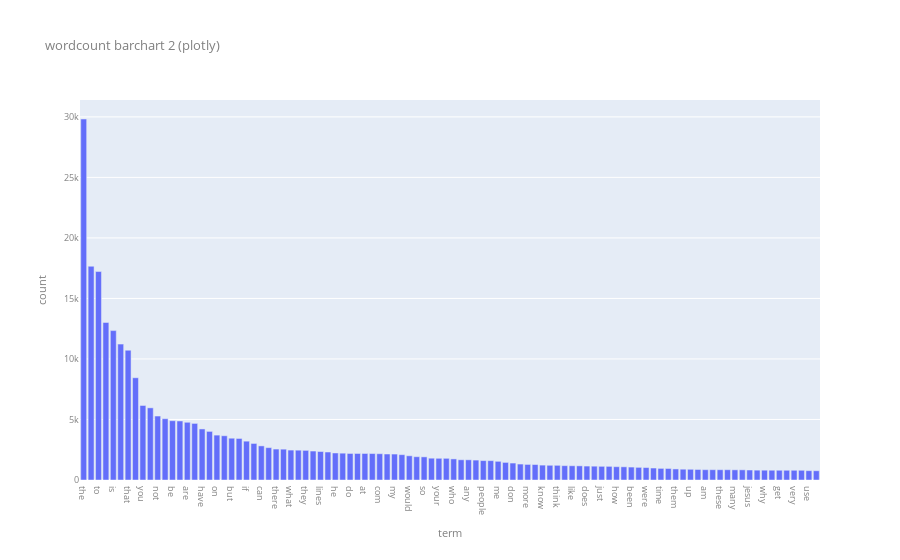
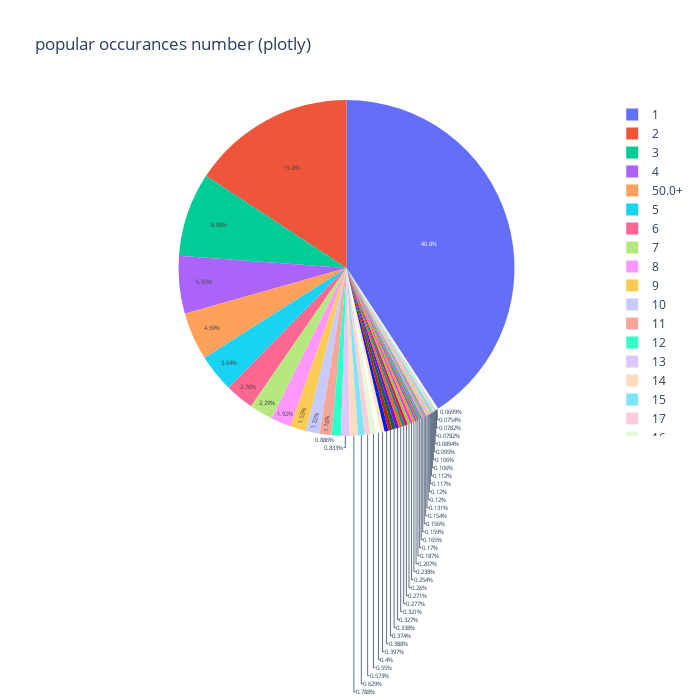

Notebook cell for these charts, in order:
### Markdown cell above
### >>> **Exercise 14 (take home):** 
The chart above only contains 300 vocabulary in the documents, and it's already computationally intensive to both compute and visualize. Can you efficiently reduce the number of terms you want to visualize as an exercise.

### Code cell
# Answer here
from functools import reduce
MIN_AMOUNT = 100
MAX_VALUES_IN_STRING = 15

# 1st way: remove words with few occurrences, then sort the much smaller dataframe and view the top values
fig = px.bar(bar_df[bar_df['count'] > MIN_AMOUNT].sort_values(by="count", ascending=False)[:MIN_AMOUNT],
             x = 'term', y = 'count',
             title = "wordcount barchart 2 (plotly)")
fig.update_layout(
    font=dict(
        size=9,
        color="gray"
    )
)
fig.show()


# 2nd way: sum up the amout of terms appearing a certain amount of times.
# this can be used to see how many terms are non-repetitive, and often gets ignored in other visualizations.
# shown as a pie chart to show the proportions of frequent words to unique words.

#used later for making list into string and shortening it to limited amount of items  
def minimize_list(li: list, join_str: str, max_val: int) -> str:
    res = ""
    if(len(li) <= max_val):
        res = join_str.join(li)
    else: 
        res = (join_str.join(li[:max_val]) + "...")
    return res

# group the terms by the amount of times they appear in the db, the split into 2 groups farther group the more common words to 1 row (to be added as 1 to the unfrequent list)
by_terms_amount = pd.DataFrame(bar_df.groupby('count').apply(lambda x:[x["count"].iloc[0], len(x["term"]), x["term"].tolist()]).tolist(), 
                               columns=["count_per_term", "term_count", "terms"])
top_unfreq_occurances = by_terms_amount[by_terms_amount["count_per_term"] < (MIN_AMOUNT)/2]
top_freq_occurances = by_terms_amount[by_terms_amount["count_per_term"] >= (MIN_AMOUNT)/2]
freq_occurances_terms = list(reduce(lambda x, y: x + y, top_freq_occurances["terms"], []))
additional_row = pd.DataFrame(dict(
    count_per_term= str((MIN_AMOUNT)/2)+"+",
    term_count= len(freq_occurances_terms), 
    terms= [freq_occurances_terms]))

df_occurances = pd.concat([top_unfreq_occurances,additional_row])
df_occurances["string_for_hover"] = by_terms_amount["terms"].apply(lambda x : (minimize_list(x, "<br>", MAX_VALUES_IN_STRING)))

# create the plot itself
fig = px.pie(df_occurances, values = 'term_count', names="count_per_term",
             custom_data =['string_for_hover'],
             title = "popular occurances number (plotly)")
fig.update_layout(
    autosize=False,
    width=700,
    height=700
)
fig.update_traces(textinfo="percent", textfont_size=6,
    hovertemplate='amount of terms in category: %{value}<br>occurrences for each term: %{label}<br>relevant terms: %{customdata[0]}')

fig.show()

### Figure 1 — Plotly figure (JSON) as saved in the notebook; plotly's stock layout.template omitted (floating-point values rounded to 4 significant figures)
{"data": [{"alignmentgroup": "True", "hovertemplate": "term=%{x}<br>count=%{y}<extra></extra>", "legendgroup": "", "marker": {"color": "#636efa", "pattern": {"shape": ""}}, "name": "", "offsetgroup": "", "orientation": "v", "showlegend": false, "textposition": "auto", "type": "bar", "x": ["the", "of", "to", "and", "is", "in", "that", "it", "you", "for", "not", "this", "be", "from", "are", "edu", "have", "as", "on", "with", "but", "or", "if", "was", "can", "we", "there", "by", "what", "subject", "they", "an", "lines", "one", "he", "god", "do", "organization", "at", "re", "com", "about", "my", "all", "would", "will", "so", "some", "your", "no", "who", "has", "any", "writes", "people", "which", "me", "article", "don", "his", "more", "other", "know", "when", "think", "their", "like", "university", "does", "out", "just", "only", "how", "also", "been", "than", "were", "then", "time", "because", "them", "posting", "up", "had", "am", "should", "these", "may", "many", "say", "jesus", "see", "why", "us", "get", "good", "very", "believe", "use", "such"], "xaxis": "x", "y": [29825, 17660, 17222, 13017, 12343, 11226, 10723, 8447, 6157, 5962, 5285, 5063, 4898, 4877, 4769, 4675, 4218, 4015, 3709, 3655, 3453, 3432, 3208, 3020, 2818, 2674, 2556, 2548, 2472, 2464, 2448, 2393, 2353, 2312, 2232, 2216, 2193, 2192, 2191, 2186, 2172, 2148, 2143, 2093, 2000, 1925, 1912, 1802, 1793, 1791, 1742, 1671, 1669, 1645, 1604, 1599, 1543, 1453, 1400, 1318, 1286, 1278, 1230, 1215, 1213, 1184, 1177, 1170, 1151, 1142, 1130, 1127, 1100, 1090, 1068, 1045, 1028, 989, 959, 952, 914, 892, 885, 870, 852, 851, 850, 850, 841, 840, 825, 814, 811, 808, 806, 805, 805, 803, 772, 766], "yaxis": "y"}], "layout": {"barmode": "relative", "font": {"color": "gray", "size": 9}, "legend": {"tracegroupgap": 0}, "title": {"text": "wordcount barchart 2 (plotly)"}, "xaxis": {"anchor": "y", "domain": [0, 1], "title": {"text": "term"}}, "yaxis": {"anchor": "x", "domain": [0, 1], "title": {"text": "count"}}}}

### Figure 2 — Plotly figure (JSON) as saved in the notebook; plotly's stock layout.template omitted (floating-point values rounded to 4 significant figures)
{"data": [{"customdata": [["0000<br>000005102000<br>000100255pixel<br>00014<br>000406<br>0007<br>0010<br>001004<br>001125<br>001200201pixel<br>0014<br>00196<br>0028<br>0033<br>0038..."], ["0000001200<br>000usd<br>001642<br>003258u19250<br>004021809<br>011720<br>013<br>0138<br>015931<br>0184<br>01a<br>020504<br>02115<br>02142<br>024150..."], ["0001<br>0010580b<br>002<br>02118<br>02173<br>023044<br>024103<br>0293<br>041343<br>0600<br>0608<br>06320<br>0x100<br>10101<br>102007..."], ["0100<br>01580<br>0200<br>040<br>0423<br>095220<br>101010<br>103<br>1100<br>114127<br>115a<br>1170<br>1192d<br>12091<br>1300..."], ["00am<br>0349<br>0511<br>081052<br>084042<br>1024<br>104<br>105<br>10th<br>112<br>11292<br>115<br>116305<br>1165<br>121..."], ["106<br>111<br>1111<br>143<br>153<br>156<br>163<br>1946<br>1960s<br>1979<br>1993apr18<br>1993mar29<br>1d9<br>20084<br>210..."], ["071<br>102<br>1024x768<br>11632<br>117<br>135<br>137<br>140<br>1400<br>146<br>149<br>164940<br>1976<br>1981<br>1993apr10..."], ["1013<br>113<br>123<br>131<br>134<br>142<br>145<br>172<br>180<br>202<br>205615<br>226<br>240<br>330<br>360..."], ["120<br>1200<br>144<br>147<br>1quvdoinn3e7<br>20th<br>246<br>3000<br>45am<br>640x400<br>67<br>69<br>705<br>750<br>76..."], ["114<br>1312<br>1950<br>1983<br>1984<br>1993apr2<br>201<br>215<br>294<br>303<br>4101<br>417<br>503<br>508<br>575..."], ["109<br>132<br>205<br>24x<br>274<br>320x200<br>320x200x256<br>451<br>600<br>602<br>619<br>62<br>713<br>_is_<br>accomplished..."], ["152<br>250<br>4d<br>5of5<br>74<br>85<br>919<br>acooper<br>acsc<br>admitted<br>advocate<br>afterlife<br>aim<br>aimed<br>alexander..."], ["00pm<br>1986<br>1993apr12<br>1993apr21<br>216<br>227<br>286<br>87<br>9000<br>______<br>abc<br>accused<br>actrix<br>adams<br>additive..."], ["13h<br>1993apr13<br>203<br>312<br>640x480<br>68<br>71<br>98<br>accepts<br>accuracy<br>acknowledged<br>adding<br>adequate<br>adequately<br>ahmadiyya..."], ["127<br>1985<br>24bit<br>2nd<br>30fps<br>32bis<br>400<br>_______________________________<br>_not_<br>acne<br>addressed<br>alaska<br>alike<br>alleged<br>amongst..."], ["110<br>310<br>3ds<br>486<br>500<br>72<br>7th<br>84<br>absurdities<br>admissions<br>afterwards<br>agreement<br>altitude<br>andre<br>angel..."], ["1993apr20<br>1993apr6<br>206<br>4th<br>708<br>abstract<br>acidophilous<br>african<br>agnostics<br>alex<br>allergies<br>anderson<br>announce<br>assembly<br>assumes..."], ["06<br>141<br>214<br>415<br>416<br>703<br>abo<br>achieve<br>acids<br>acupuncture<br>ages<br>ahead<br>alink<br>atoms<br>band..."], ["101<br>30pm<br>320<br>5000<br>6000<br>81<br>86<br>88<br>abortion<br>accident<br>africa<br>alabama<br>ascii<br>aspect<br>attributed..."], ["1000<br>1987<br>1993apr22<br>245<br>604<br>63<br>66<br>aged<br>amusing<br>audience<br>bacterial<br>barbecued<br>bbn<br>belt<br>bishops..."], ["_____<br>abraham<br>acm<br>ah<br>allowing<br>ames<br>announced<br>anymore<br>approved<br>arc<br>ashley<br>bath<br>bissda<br>blindly<br>boulder..."], ["212<br>617<br>________________________________________________________________________________<br>accounts<br>acknowledge<br>acns<br>acute<br>agreed<br>anecdote<br>antibiotic<br>approaches<br>arithmetic<br>arromdee<br>attempting<br>avoiding..."], ["1993apr17<br>1993apr3<br>1st<br>aa888<br>aaron<br>alice<br>ap<br>apologize<br>argued<br>attached<br>barrier<br>bethesda<br>bgsu<br>blew<br>braunschweig..."], ["0358<br>30602<br>3rd<br>54<br>68070<br>7415<br>9760<br>abuse<br>argumentum<br>asks<br>assert<br>ata<br>auto<br>b64635<br>binding..."], ["150<br>241<br>300<br>absence<br>acceptance<br>administration<br>alan<br>albany<br>almanac<br>angeles<br>archbishop<br>assumptions<br>baby<br>babylon<br>baker..."], ["1990<br>301<br>386<br>512<br>89<br>abstinence<br>additional<br>advantage<br>agnostic<br>allergy<br>amino<br>apparent<br>arbitrary<br>beautiful<br>beaverton..."], ["07<br>75<br>alternatives<br>apostle<br>aspartame<br>attacks<br>atterlep<br>automatically<br>avenue<br>awful<br>b6<br>bought<br>carol<br>christopher<br>clark..."], ["91<br>academic<br>adults<br>agency<br>apart<br>appeared<br>bih<br>bil<br>billion<br>bissell<br>bone<br>bottom<br>carpenter<br>citizens<br>commonly..."], ["1993apr14<br>542<br>57<br>706<br>air<br>alexia<br>alive<br>allen<br>bitmap<br>branch<br>brings<br>build<br>carried<br>cb<br>circumstances..."], ["65<br>associate<br>assumed<br>average<br>bake<br>believer<br>bellcore<br>british<br>cf<br>chips<br>claire<br>claremont<br>converted<br>costs<br>creator..."], ["1993apr16<br>80<br>anger<br>anywhere<br>arguing<br>attempts<br>carry<br>ceremony<br>chemistry<br>choices<br>conner<br>critical<br>curious<br>drawn<br>dwyer..."], ["129<br>130<br>192<br>59<br>absurd<br>adobe<br>aka<br>alvin<br>amounts<br>bacteria<br>bear<br>biology<br>bishop<br>cells<br>coli..."], ["510<br>58<br>_the<br>ab<br>ass<br>authorities<br>bc<br>began<br>broken<br>bruce<br>btw<br>calling<br>caralv<br>chemical<br>conclude..."], ["09<br>2d<br>addresses<br>behaviour<br>blame<br>blessed<br>bloom<br>blue<br>boeing<br>bound<br>boxes<br>brown<br>cards<br>central<br>certainty..."], ["1989<br>408<br>55<br>64<br>92<br>afraid<br>angry<br>antibiotics<br>army<br>asd<br>attitude<br>bell<br>conditions<br>council<br>counter..."], ["53<br>active<br>activity<br>americans<br>anecdotal<br>ann<br>benefit<br>carnegie<br>compare<br>conception<br>constant<br>creed<br>daughter<br>depth<br>dictionary..."], ["43<br>46<br>affect<br>albicans<br>allah<br>amateur<br>applies<br>aside<br>baptism<br>car<br>cis<br>compared<br>conclusions<br>debate<br>discussing..."], ["47<br>52<br>56<br>andy<br>cad<br>capital<br>centers<br>cheers<br>compatible<br>concern<br>content<br>danger<br>disorder<br>editor<br>equal..."], ["1993apr19<br>1993apr5<br>800<br>bother<br>byler<br>carefully<br>carl<br>chuck<br>cleveland<br>copies<br>cover<br>displays<br>einstein<br>established<br>fellow..."], ["08<br>1991<br>61<br>70<br>____<br>accurate<br>adult<br>analogy<br>capable<br>causing<br>ceremonial<br>communications<br>considering<br>despite<br>develop..."], ["actual<br>america<br>animal<br>answered<br>boy<br>count<br>degree<br>deletion<br>explicitly<br>fail<br>finding<br>genes<br>gift<br>heavy<br>ignore..."], ["adam<br>attention<br>brothers<br>clinic<br>columbia<br>contradiction<br>contradictory<br>cruel<br>depends<br>describe<br>diagnosed<br>doug<br>electronic<br>feeling<br>felt..."], ["activities<br>circle<br>compression<br>exact<br>exercise<br>followed<br>grass<br>guilty<br>hebrew<br>house<br>increase<br>jason<br>jb<br>johnson<br>learned..."], ["addition<br>archie<br>besides<br>brother<br>cdc<br>class<br>closed<br>cnsvax<br>collection<br>connection<br>corporation<br>crime<br>deep<br>drink<br>fat..."], ["37<br>48<br>95<br>added<br>advanced<br>algorithms<br>apostles<br>charley<br>civil<br>corn<br>darren<br>discovered<br>familiar<br>gary<br>immune..."], ["1988<br>45<br>51<br>aisun3<br>batman<br>cell<br>comment<br>convince<br>darice<br>edge<br>essential<br>factory<br>fair<br>former<br>functions..."], ["04<br>2000<br>49<br>assertion<br>association<br>attack<br>background<br>bmd<br>centre<br>charge<br>chicago<br>col<br>commands<br>conference<br>contrary..."], ["acceptable<br>base<br>begin<br>cambridge<br>careful<br>catholics<br>chronic<br>crohn<br>database<br>discussed<br>english<br>excellent<br>extremely<br>fulk<br>fundamental..."], ["3do<br>chapter<br>consequences<br>drive<br>frame<br>helpful<br>inside<br>isaiah<br>jr<br>leads<br>math<br>migraine<br>nih<br>photography<br>pro..."], ["0000<br>000005102000<br>000100255pixel<br>00014<br>000406<br>0007<br>0010<br>001004<br>001125<br>001200201pixel<br>0014<br>00196<br>0028<br>0033<br>0038..."]], "domain": {"x": [0, 1], "y": [0, 1]}, "hovertemplate": "amount of terms in category: %{value}<br>occurrences for each term: %{label}<br>relevant terms: %{customdata[0]}", "labels": [1, 2, 3, 4, 5, 6, 7, 8, 9, 10, 11, 12, 13, 14, 15, 16, 17, 18, 19, 20, 21, 22, 23, 24, 25, 26, 27, 28, 29, 30, 31, 32, 33, 34, 35, 36, 37, 38, 39, 40, 41, 42, 43, 44, 45, 46, 47, 48, 49, "50.0+"], "legendgroup": "", "name": "", "showlegend": true, "textfont": {"size": 6}, "textinfo": "percent", "type": "pie", "values": [14606, 5640, 2890, 1987, 1302, 987, 821, 686, 547, 472, 414, 317, 298, 282, 225, 197, 205, 143, 142, 139, 134, 121, 117, 91, 115, 93, 99, 97, 85, 59, 74, 67, 56, 57, 61, 43, 55, 42, 34, 47, 40, 28, 27, 38, 28, 32, 43, 38, 25, 1642]}], "layout": {"autosize": false, "height": 700, "legend": {"tracegroupgap": 0}, "title": {"text": "popular occurances number (plotly)"}, "width": 700}}
